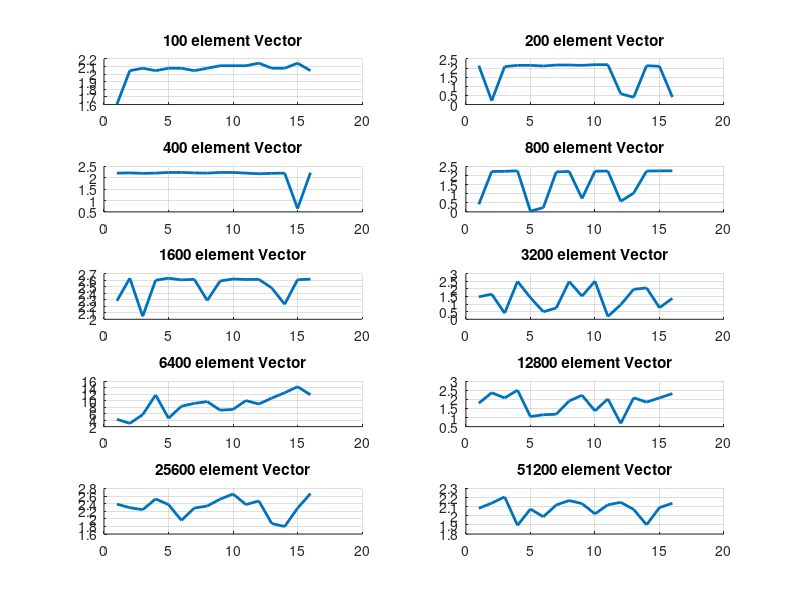

Source code (MATLAB): (Note: this script raises an error after producing the figure.)
clear all;
close all;

fig = figure;
matrix_sizes = [100, 200, 400, 800, 1600, 3200, 6400, 12800, 25600, 51200];
% matrix_sizes = [1000000, 2000000, 3000000, 4000000];

parallel_timings = [0.000000166  0.000000130  0.000000128  0.000000130  0.000000128  0.000000128  0.000000130  0.000000128  0.000000126  0.000000126  0.000000126  0.000000124  0.000000128  0.000000128  0.000000124  0.000000130;
0.000000242  0.000002454  0.000000248  0.000000240  0.000000240  0.000000244  0.000000238  0.000000238  0.000000240  0.000000236  0.000000236  0.000000872  0.000001292  0.000000242  0.000000246  0.000001256;
0.000000464  0.000000462  0.000000466  0.000000464  0.000000458  0.000000458  0.000000462  0.000000464  0.000000458  0.000000458  0.000000464  0.000000470  0.000000466  0.000000464  0.000001580  0.000000460;
0.000004884  0.000000920  0.000000916  0.000000906  0.000050030  0.000008636  0.000000930  0.000000918  0.000002768  0.000000914  0.000000910  0.000003510  0.000001972  0.000000910  0.000000906  0.000000904;
0.000002098  0.000001820  0.000002340  0.000001842  0.000001820  0.000001838  0.000001832  0.000002092  0.000001850  0.000001828  0.000001834  0.000001832  0.000001930  0.000002146  0.000001836  0.000001830;
0.000006106  0.000005448  0.000022292  0.000003614  0.000006336  0.000018228  0.000012134  0.000003624  0.000005912  0.000003592  0.000048032  0.000009420  0.000004566  0.000004364  0.000011842  0.000006540;
0.000026526  0.000037546  0.000019782  0.000009608  0.000024636  0.000013626  0.000012314  0.000011630  0.000015956  0.000015430  0.000011258  0.000012608  0.000010452  0.000009078  0.000007898  0.000009556;
0.000020708  0.000015670  0.000017830  0.000014786  0.000035182  0.000032068  0.000031356  0.000019392  0.000016654  0.000027076  0.000018292  0.000054792  0.000017762  0.000020058  0.000017788  0.000016016;
0.000032954  0.000034306  0.000035106  0.000031180  0.000033132  0.000040118  0.000034430  0.000033664  0.000031232  0.000029642  0.000033114  0.000031824  0.000041946  0.000043784  0.000034488  0.000029526;
0.000064814  0.000063104  0.000061142  0.000071218  0.000065082  0.000067852  0.000063706  0.000062268  0.000063260  0.000066784  0.000063646  0.000062852  0.000065208  0.000071006  0.000064590  0.000063138;  ]

T = [1: 16];

sequential_averages = [
0.000000266 
0.000000516 
0.000001022 
0.000002040 
0.000004788 
0.000009014 
0.000112652 
0.000036980 
0.000078656 
0.000134962 
]
for i = 1:size(parallel_timings, 1)
    subplot(5,2,i); 
    hold on;
    grid on;
%     xlim([1 16]);
%     ylim([0 6]);
    plot(T, parallel_timings(i,:).^-1 * sequential_averages(i), 'LineWidth', 2);
    title(sprintf('%d element Vector',matrix_sizes(i)));
end

handle=axes(fig,'visible','off'); 
handle.XLabel.Visible='on';
handle.YLabel.Visible='on';
handle.Title.Visible='on';
ylabel(handle,'Speedup');
xlabel(handle,'Number of threads');
title(handle,'Speedup of parallelising dot product');
handle.Title.Position(2) = 1.05
grid on;

tic
VEC_SIZE = 500000000;
dot(rand(1,VEC_SIZE), rand(1,VEC_SIZE));
    toc